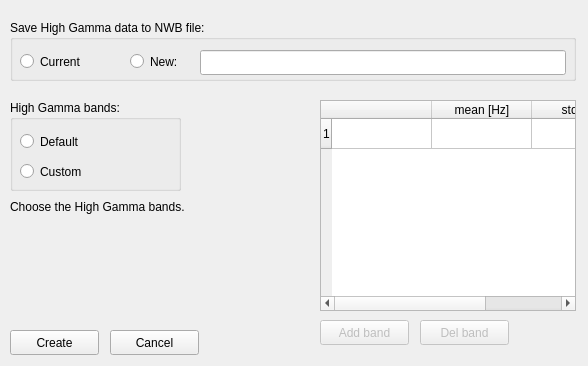
<?xml version="1.0" encoding="UTF-8"?>
<ui version="4.0">
 <class>Dialog</class>
 <widget class="QDialog" name="Dialog">
  <property name="enabled">
   <bool>true</bool>
  </property>
  <property name="geometry">
   <rect>
    <x>0</x>
    <y>0</y>
    <width>588</width>
    <height>366</height>
   </rect>
  </property>
  <property name="sizePolicy">
   <sizepolicy hsizetype="MinimumExpanding" vsizetype="MinimumExpanding">
    <horstretch>0</horstretch>
    <verstretch>0</verstretch>
   </sizepolicy>
  </property>
  <property name="windowTitle">
   <string>Dialog</string>
  </property>
  <property name="sizeGripEnabled">
   <bool>false</bool>
  </property>
  <widget class="QGroupBox" name="groupBox_1">
   <property name="geometry">
    <rect>
     <x>10</x>
     <y>100</y>
     <width>171</width>
     <height>91</height>
    </rect>
   </property>
   <property name="title">
    <string>High Gamma bands:</string>
   </property>
   <property name="flat">
    <bool>false</bool>
   </property>
   <property name="checkable">
    <bool>false</bool>
   </property>
   <widget class="QRadioButton" name="radioButton_1">
    <property name="geometry">
     <rect>
      <x>10</x>
      <y>30</y>
      <width>112</width>
      <height>23</height>
     </rect>
    </property>
    <property name="text">
     <string>Default</string>
    </property>
   </widget>
   <widget class="QRadioButton" name="radioButton_2">
    <property name="geometry">
     <rect>
      <x>10</x>
      <y>60</y>
      <width>112</width>
      <height>23</height>
     </rect>
    </property>
    <property name="text">
     <string>Custom</string>
    </property>
   </widget>
  </widget>
  <widget class="QTableWidget" name="tableWidget">
   <property name="geometry">
    <rect>
     <x>320</x>
     <y>100</y>
     <width>256</width>
     <height>211</height>
    </rect>
   </property>
   <property name="sizePolicy">
    <sizepolicy hsizetype="Fixed" vsizetype="MinimumExpanding">
     <horstretch>0</horstretch>
     <verstretch>0</verstretch>
    </sizepolicy>
   </property>
   <property name="frameShape">
    <enum>QFrame::StyledPanel</enum>
   </property>
   <property name="frameShadow">
    <enum>QFrame::Sunken</enum>
   </property>
   <property name="sizeAdjustPolicy">
    <enum>QAbstractScrollArea::AdjustIgnored</enum>
   </property>
   <property name="editTriggers">
    <set>QAbstractItemView::NoEditTriggers</set>
   </property>
   <property name="tabKeyNavigation">
    <bool>false</bool>
   </property>
   <property name="showDropIndicator" stdset="0">
    <bool>false</bool>
   </property>
   <property name="showGrid">
    <bool>true</bool>
   </property>
   <property name="cornerButtonEnabled">
    <bool>true</bool>
   </property>
   <property name="rowCount">
    <number>1</number>
   </property>
   <property name="columnCount">
    <number>3</number>
   </property>
   <attribute name="horizontalHeaderMinimumSectionSize">
    <number>10</number>
   </attribute>
   <attribute name="verticalHeaderHighlightSections">
    <bool>true</bool>
   </attribute>
   <row/>
   <column>
    <property name="text">
     <string/>
    </property>
   </column>
   <column>
    <property name="text">
     <string>mean [Hz]</string>
    </property>
    <property name="textAlignment">
     <set>AlignCenter</set>
    </property>
   </column>
   <column>
    <property name="text">
     <string>std [Hz]</string>
    </property>
    <property name="textAlignment">
     <set>AlignCenter</set>
    </property>
   </column>
  </widget>
  <widget class="QLabel" name="label_1">
   <property name="geometry">
    <rect>
     <x>10</x>
     <y>200</y>
     <width>301</width>
     <height>111</height>
    </rect>
   </property>
   <property name="text">
    <string>Choose the High Gamma bands.</string>
   </property>
   <property name="alignment">
    <set>Qt::AlignLeading|Qt::AlignLeft|Qt::AlignTop</set>
   </property>
   <property name="wordWrap">
    <bool>true</bool>
   </property>
   <property name="indent">
    <number>0</number>
   </property>
  </widget>
  <widget class="QPushButton" name="pushButton_1">
   <property name="enabled">
    <bool>false</bool>
   </property>
   <property name="geometry">
    <rect>
     <x>320</x>
     <y>320</y>
     <width>89</width>
     <height>25</height>
    </rect>
   </property>
   <property name="text">
    <string>Add band</string>
   </property>
  </widget>
  <widget class="QPushButton" name="pushButton_2">
   <property name="enabled">
    <bool>false</bool>
   </property>
   <property name="geometry">
    <rect>
     <x>420</x>
     <y>320</y>
     <width>89</width>
     <height>25</height>
    </rect>
   </property>
   <property name="text">
    <string>Del band</string>
   </property>
  </widget>
  <widget class="QPushButton" name="runButton">
   <property name="geometry">
    <rect>
     <x>10</x>
     <y>330</y>
     <width>89</width>
     <height>25</height>
    </rect>
   </property>
   <property name="text">
    <string>Create</string>
   </property>
  </widget>
  <widget class="QPushButton" name="cancelButton">
   <property name="geometry">
    <rect>
     <x>110</x>
     <y>330</y>
     <width>89</width>
     <height>25</height>
    </rect>
   </property>
   <property name="text">
    <string>Cancel</string>
   </property>
  </widget>
  <widget class="QGroupBox" name="groupBox_2">
   <property name="geometry">
    <rect>
     <x>10</x>
     <y>20</y>
     <width>566</width>
     <height>61</height>
    </rect>
   </property>
   <property name="title">
    <string>Save High Gamma data to NWB file:</string>
   </property>
   <property name="flat">
    <bool>false</bool>
   </property>
   <property name="checkable">
    <bool>false</bool>
   </property>
   <widget class="QRadioButton" name="radioButton_3">
    <property name="geometry">
     <rect>
      <x>10</x>
      <y>30</y>
      <width>112</width>
      <height>23</height>
     </rect>
    </property>
    <property name="text">
     <string>Current</string>
    </property>
   </widget>
   <widget class="QRadioButton" name="radioButton_4">
    <property name="geometry">
     <rect>
      <x>120</x>
      <y>30</y>
      <width>112</width>
      <height>23</height>
     </rect>
    </property>
    <property name="text">
     <string>New:</string>
    </property>
   </widget>
   <widget class="QLineEdit" name="lineEdit">
    <property name="geometry">
     <rect>
      <x>190</x>
      <y>30</y>
      <width>366</width>
      <height>25</height>
     </rect>
    </property>
   </widget>
  </widget>
 </widget>
 <resources/>
 <connections/>
</ui>
